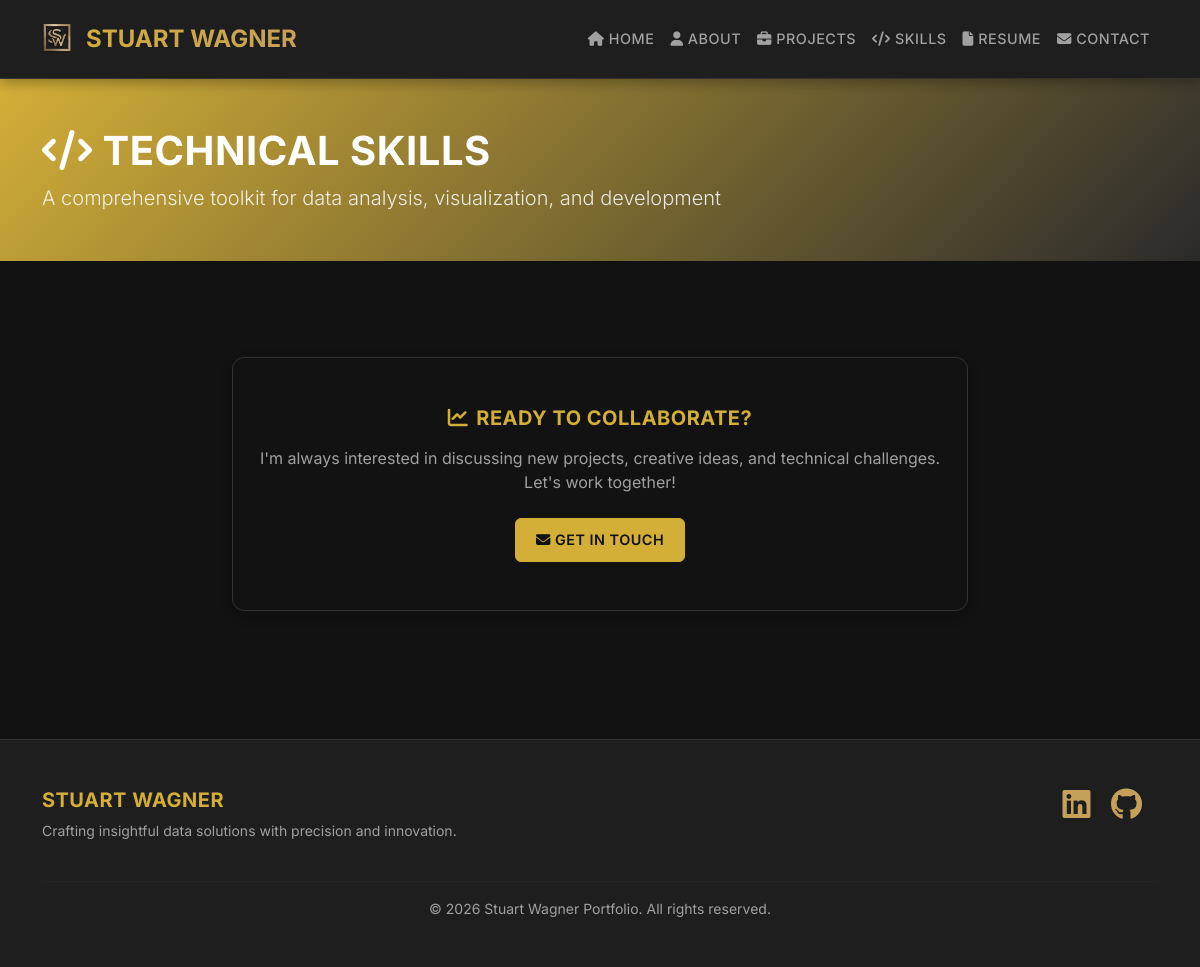
The app's page /skills/, older data.
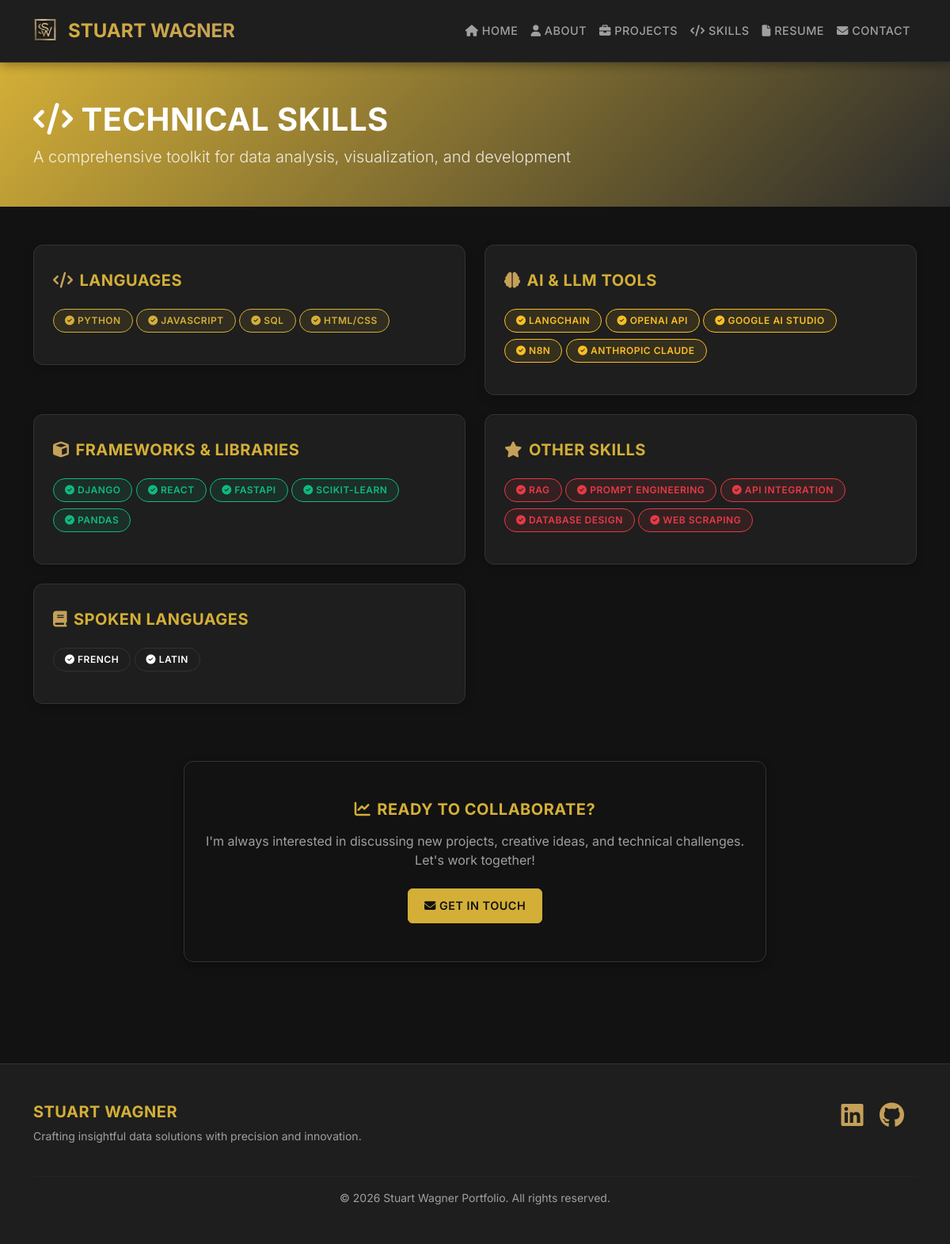
The same page, newer data.
### portfolio/models.py (models this page shows, shortened)
class SkillType(models.Model):
    ICON_CHOICES = [
        ('fas fa-code', 'Code'),
        ('fas fa-brain', 'Brain'),
        ('fas fa-cube', 'Cube'),
        ('fas fa-star', 'Star'),
        ('fas fa-database', 'Database'),
        ('fas fa-flask', 'Flask'),
        ('fas fa-cog', 'Cog'),
        ('fas fa-wrench', 'Wrench'),
        ('fas fa-tools', 'Tools'),
        ('fas fa-chart-line', 'Chart Line'),
        ('fas fa-rocket', 'Rocket'),
        ('fas fa-lightbulb', 'Lightbulb'),
        ('fas fa-laptop', 'Laptop'),
        ('fas fa-terminal', 'Terminal'),
        ('fas fa-book', 'Book'),
        ('fas fa-graduation-cap', 'Graduation Cap'),
    ]
    COLOR_CHOICES = [
        ('info', 'Blue (Info)'),
        ('warning', 'Yellow (Warning)'),
        ('success', 'Green (Success)'),
        ('danger', 'Red (Danger)'),
        ('primary', 'Primary'),
        ('secondary', 'Secondary'),
        ('dark', 'Dark'),
        ('light', 'Light'),
    ]
    name = models.CharField(max_length=100, unique=True)
    icon = models.CharField(max_length=50, choices=ICON_CHOICES)
    color = models.CharField(max_length=20, choices=COLOR_CHOICES, default='info')
    order = models.PositiveIntegerField(default=0, help_text="Display order on skills page")
    class Meta:
        ordering = ['order', 'name']

class Skill(models.Model):
    name = models.CharField(max_length=200)
    skill_type = models.ForeignKey(SkillType, on_delete=models.CASCADE, related_name='skills')
    order = models.PositiveIntegerField(default=0, help_text="Display order within the skill type")
    class Meta:
        ordering = ['skill_type', 'order', 'name']
        unique_together = ('name', 'skill_type')

### portfolio/views.py (the view)
# urls.py: path('skills/', views.skills, name='skills'),
def skills(request):
    skill_types = SkillType.objects.prefetch_related('skills').all()
    return render(request, 'portfolio/skills.html', {'skill_types': skill_types})

### portfolio/templates/portfolio/skills.html (shortened to what this page needs)
{% extends 'portfolio/base.html' %}
{% block content %}
<div class="py-5" style="background: linear-gradient(135deg, var(--primary) 0%, var(--secondary) 100%); color: white;">
    <div class="container">
        <h1 style="color: white; margin-bottom: 0.5rem;">
            <i class="fas fa-code"></i> Technical Skills
        </h1>
        <p class="lead" style="color: rgba(255,255,255,0.85); margin-bottom: 0;">
            A comprehensive toolkit for data analysis, visualization, and development
        </p>
    </div>
</div>
<div class="container my-5">
    <div class="row">
        {% for skill_type in skill_types %}
        <div class="col-md-6 mb-4">
            <div class="skill-card">
                <h5><i class="{{ skill_type.icon }}" style="color: var(--accent); margin-right: 0.5rem;">
                    </i>{{ skill_type.name }}</h5>
                <div>
                    {% for skill in skill_type.skills.all %}
                    <span
                        class="badge bg-{{ skill_type.color }} {% if skill_type.color == 'warning' %}text-dark{% endif %} mb-2">
                        <i class="fas fa-check-circle"></i> {{ skill.name }}
                    </span>
                    {% endfor %}
                </div>
            </div>
        </div>
        {% endfor %}
    </div>
    <div class="row mt-5">
        <div class="col-lg-8 offset-lg-2">
            <div class="card" style="border: 1px solid var(--border-color); background: var(--light-bg);">
                <div class="card-body text-center py-5">
                    <h5 style="color: var(--primary); margin-bottom: 1rem;">
                        <i class="fas fa-chart-line" style="margin-right: 0.5rem;"></i>Ready to Collaborate?
                    </h5>
                    <p style="color: var(--text-secondary); margin-bottom: 1.5rem;">
                        I'm always interested in discussing new projects, creative ideas, and technical challenges.
                        Let's work together!
                    </p>
                    <a href="{% url 'portfolio:contact' %}" class="btn btn-primary">
                        <i class="fas fa-envelope"></i> Get in Touch
                    </a>
                </div>
            </div>
        </div>
    </div>
</div>
{% endblock %}

Row changes from the older to the newer data that the page shows:
added SkillType: name "LANGUAGES"
added Skill: name "PYTHON", shown under "LANGUAGES"
added Skill: name "JAVASCRIPT", shown under "LANGUAGES"
added Skill: name "SQL", shown under "LANGUAGES"
added Skill: name "HTML/CSS", shown under "LANGUAGES"
added SkillType: name "AI & LLM TOOLS"
added Skill: name "LANGCHAIN", shown under "AI & LLM TOOLS"
added Skill: name "OPENAI API", shown under "AI & LLM TOOLS"
added Skill: name "GOOGLE AI STUDIO", shown under "AI & LLM TOOLS"
added Skill: name "N8N", shown under "AI & LLM TOOLS"
added Skill: name "ANTHROPIC CLAUDE", shown under "AI & LLM TOOLS"
added SkillType: name "FRAMEWORKS & LIBRARIES"
added Skill: name "DJANGO", shown under "FRAMEWORKS & LIBRARIES"
added Skill: name "REACT", shown under "FRAMEWORKS & LIBRARIES"
added Skill: name "FASTAPI", shown under "FRAMEWORKS & LIBRARIES"
added Skill: name "SCIKIT-LEARN", shown under "FRAMEWORKS & LIBRARIES"
added Skill: name "PANDAS", shown under "FRAMEWORKS & LIBRARIES"
added SkillType: name "OTHER SKILLS"
added Skill: name "RAG", shown under "OTHER SKILLS"
added Skill: name "PROMPT ENGINEERING", shown under "OTHER SKILLS"
added Skill: name "API INTEGRATION", shown under "OTHER SKILLS"
added Skill: name "DATABASE DESIGN", shown under "OTHER SKILLS"
added Skill: name "WEB SCRAPING", shown under "OTHER SKILLS"
added SkillType: name "SPOKEN LANGUAGES"
added Skill: name "FRENCH", shown under "SPOKEN LANGUAGES"
added Skill: name "LATIN", shown under "SPOKEN LANGUAGES"
